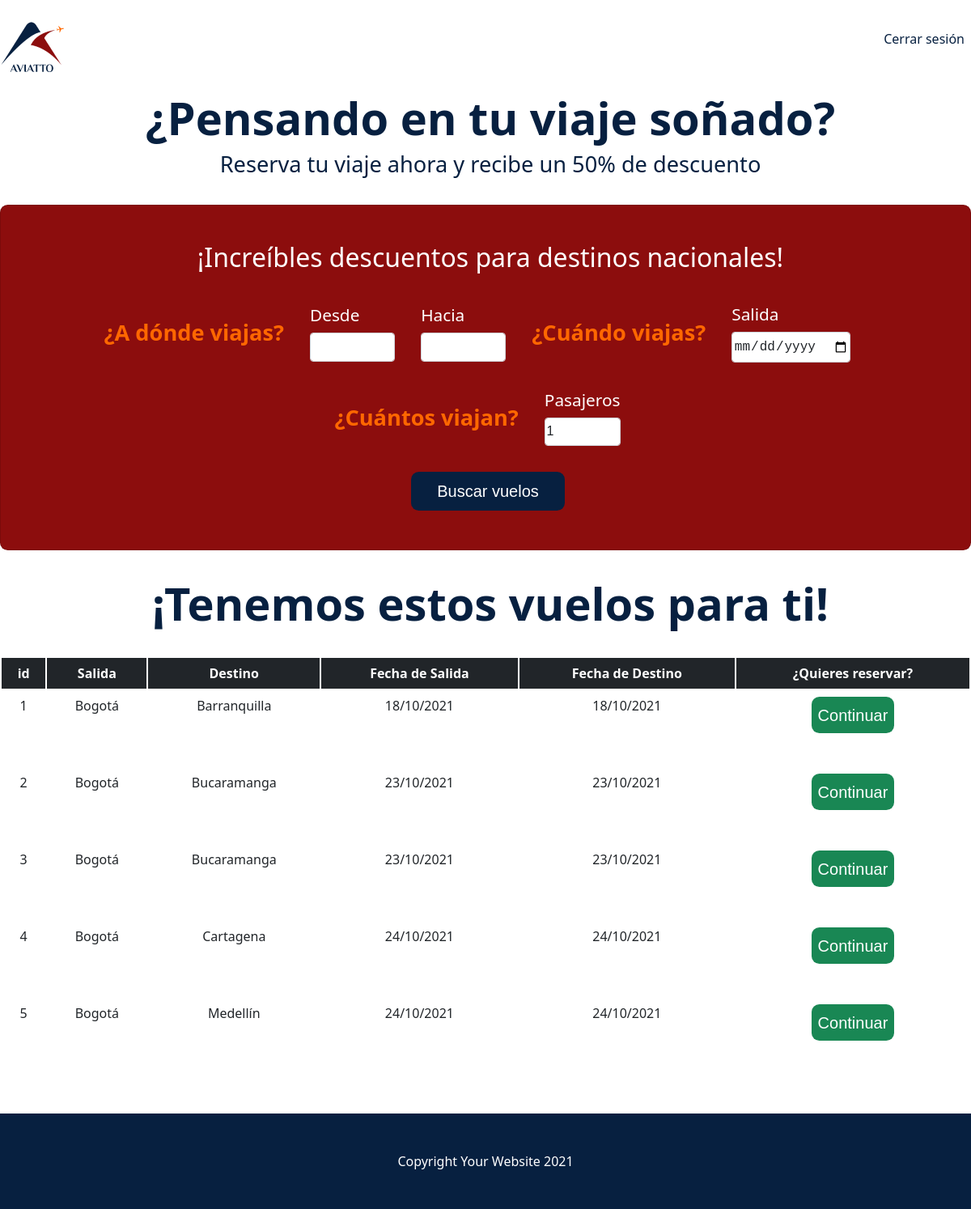
/bookFlight, run on an earlier commit of the app's database.
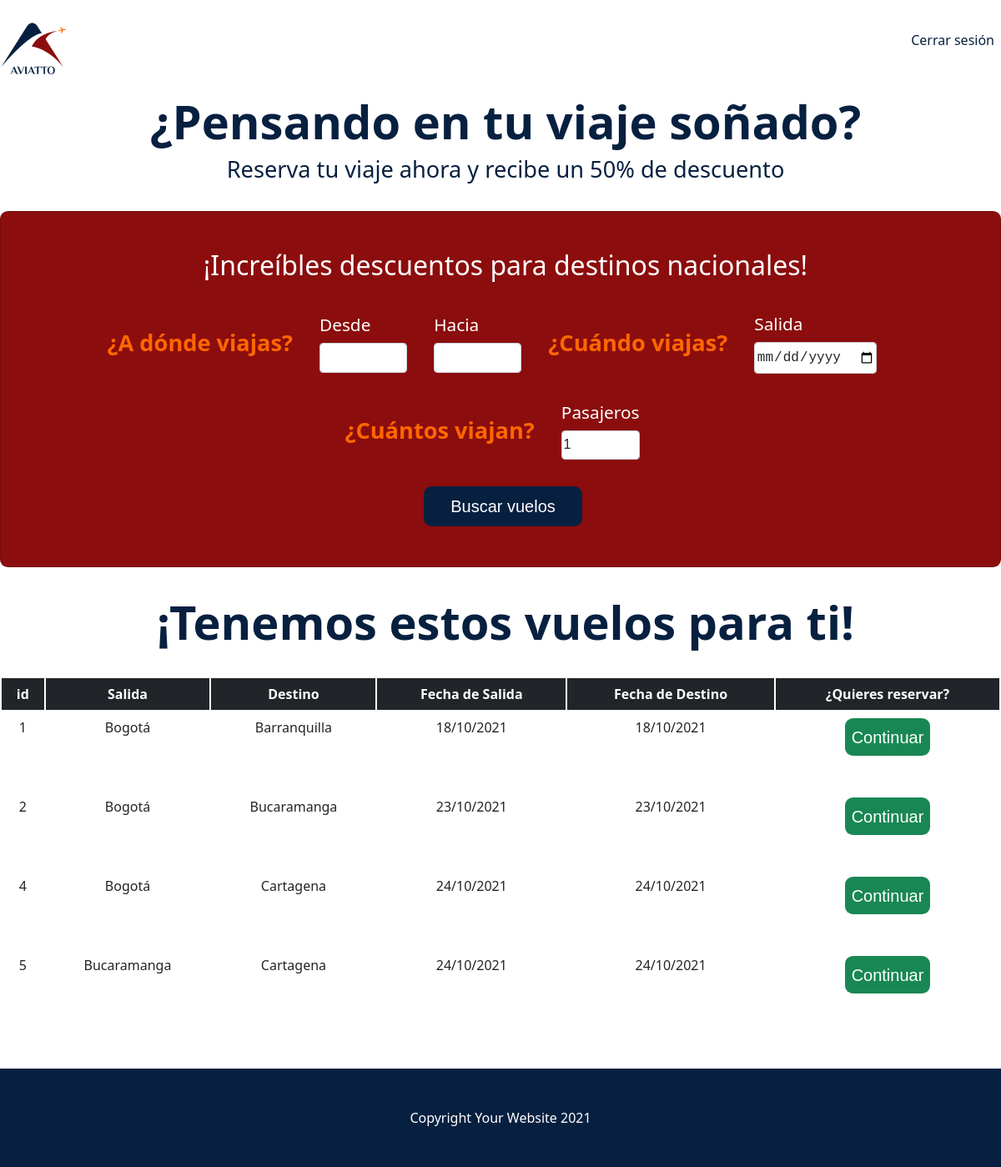
And on a later commit of the database.
### tables this page shows
CREATE TABLE Flight(
id integer primary key autoincrement,
depature text(30) not null,
arrival text(30) not null,
depatureTime text(20) not null,
arrivalTime text(20) not null,
plane text(20) not null,
capacity integer not null,
idStatus integer not null,
idPerson integer not null
);

### app.py (the view)
@app.route('/bookFlight')
def bookFlight():
    form = BookFlightForm()
    sql = "SELECT * FROM Flight"
    db = get_db()
    cursorObj = db.cursor()
    cursorObj.execute(sql)
    flight = cursorObj.fetchall()
    return render_template('bookFlight.html',form=form, flight=flight)

### forms/forms.py
class BookFlightForm(FlaskForm):
    depature = SelectField(u'Desde', validators=[DataRequired()], choices=[('1', ''),('Barranquilla', 'Barranquilla'), ('Bogotá', 'Bogotá'), ('Bucaramanga', 'Bucaramanga'), ('Cartagena', 'Cartagena'), ('Medellín', 'Medellín') ])
    arrival = SelectField(u'Hacia', validators=[DataRequired()], choices=[('1', ''),('Barranquilla', 'Barranquilla'), ('Bogotá', 'Bogotá'), ('Bucaramanga', 'Bucaramanga'), ('Cartagena', 'Cartagena'), ('Medellín', 'Medellín') ])
    depatureTime = DateField("Salida", validators=[DataRequired()], format='%d/%m/%y')
    passengers = SelectField(u'Pasajeros', validators=[DataRequired()], choices=[('1', '1'), ('2', '2'), ('3', '3'), ('4', '4'), ('5', '5') ])

### db.py (called while the page is built)
def get_db():
    try:
        if 'db' not in g:
            print('conectada')
            g.db = sqlite3.connect('database/aviatto.db')
        return g.db
    except Error:
        print(Error)

### templates/bookFlight.html (shortened to what this page needs)
<!DOCTYPE html>
<html lang="en">
<head>
    <link rel="stylesheet" href="../static/css/styleu.css" type="text/css" />
</head>
<body>
    <nav class="navbar navbar-expand-lg navbar-dark bg-white">
        <class class="container px-7">
          <a class="navbar-brand" href="{{ url_for('user') }}"
            ><img src="../static/images/logo.png"
          /></a>
          <ul class="navbar-nav">
            <li class="nav-item">
              <a class="nav-link" href="{{ url_for('login') }}">Cerrar sesión</a>
            </li>
          </ul>
        </class>
      </nav>
<header class="bg-white">
  <div class="container px-7">
    <div class="row gx-5">
      <div class="col-lg-6">
        <div class="text-center">
          <h1 class="display-5 fw-bolder text-blue mb-2">
            ¿Pensando en tu viaje soñado?
          </h1>
          <p class="lead text-blue mb-4">
            Reserva tu viaje ahora y recibe un 50% de descuento
          </p>
        </div>
      </div>
    </div>
  </div>
</header>
<div class="container px-7">
  <div class="card" style="width: 75rem">
    <div class="card-body">
      <div class="row gx-4 justify-content-center">
        <h2 class="text-center">¡Increíbles descuentos para destinos nacionales!</h2>
          <form action="" method="post">
            <class class="format">
              <p class="leadtitle text-orange mb-4 mr-2">¿A dónde viajas?</p>
              <div class="form-group">
                <div class="leadseccion mb-3 mr-2">
                  {{ form.depature.label}} {{
                  form.depature(class="form-control")}}
                </div>
              </div>
              <div class="form-group">
                <div class="leadseccion mb-3 mr-2">
                  {{ form.arrival.label}} {{
                  form.arrival(class="form-control")}}
                </div>
              </div>
              <p class="leadtitle text-orange mb-4 mr-2">¿Cuándo viajas?</p>
              <div class="form-group">
                <div class="leadseccion mb-3 mr-2">
                  {{ form.depatureTime.label}} {{
                  form.depatureTime(class="form-control")}}
                </div>
              </div>
              <p class="leadtitle text-orange mb-4 mr-2">¿Cuántos viajan?</p>
              <div class="form-group">
                <div class="leadseccion mb-3 mr-2">
                  {{ form.passengers.label}} {{
                  form.passengers(class="form-control")}}
                </div>
              </div>
            </class>
            <div class="text-center">
              <button class="btn" type="submit">Buscar vuelos</button>
            </div>
          </form>
        </div>
      </div>
    </div>
</div>
<div class="container px-7">
  <div class="row gx-5">
      <div class="text-center">
        <h1 class="display-5 fw-bolder text-blue mb-4">
          ¡Tenemos estos vuelos para ti!
        </h1>
      </div>
  </div>
</div>
<div class="container">
  <div class="justify-content-center">
      <table class="table table-hover text-blue">
          <thead class="table-dark">
              <tr>
                  <th>id</th>
                  <th>Salida</th>
                  <th>Destino</th>
                  <th>Fecha de Salida</th>
                  <th>Fecha de Destino</th>
                  <th>¿Quieres reservar?</th>
              </tr>
          </thead>
          <tbody>
              {% for f in flight %}
              <tr>
                  <td class="text-center">{{f[0]}}</td>
                  <td class="text-center">{{f[1]}}</td>
                  <td class="text-center">{{f[2]}}</td>
                  <td class="text-center">{{f[3]}}</td>
                  <td class="text-center">{{f[4]}}</td>
                  <td class="text-center"><button class="btn2 justify-content-center">Continuar</button></td>
              </tr>
              {% endfor %}
          </tbody>
      </table>
  </div>
</div>
<footer class="py-5 bg-dark">
  <div class="container px-3"><p class="m-0 text-center text-white">Copyright Your Website 2021</p></div>
</footer>
</body>
</html>

What changed in the data, as far as the page shows it:
removed Flight: id "3", depature "Bogotá", arrival "Bucaramanga", depatureTime "23/10/2021", arrivalTime "23/10/2021"
changed Flight id 5: depature "Bogotá" → "Bucaramanga"; arrival "Medellín" → "Cartagena"
